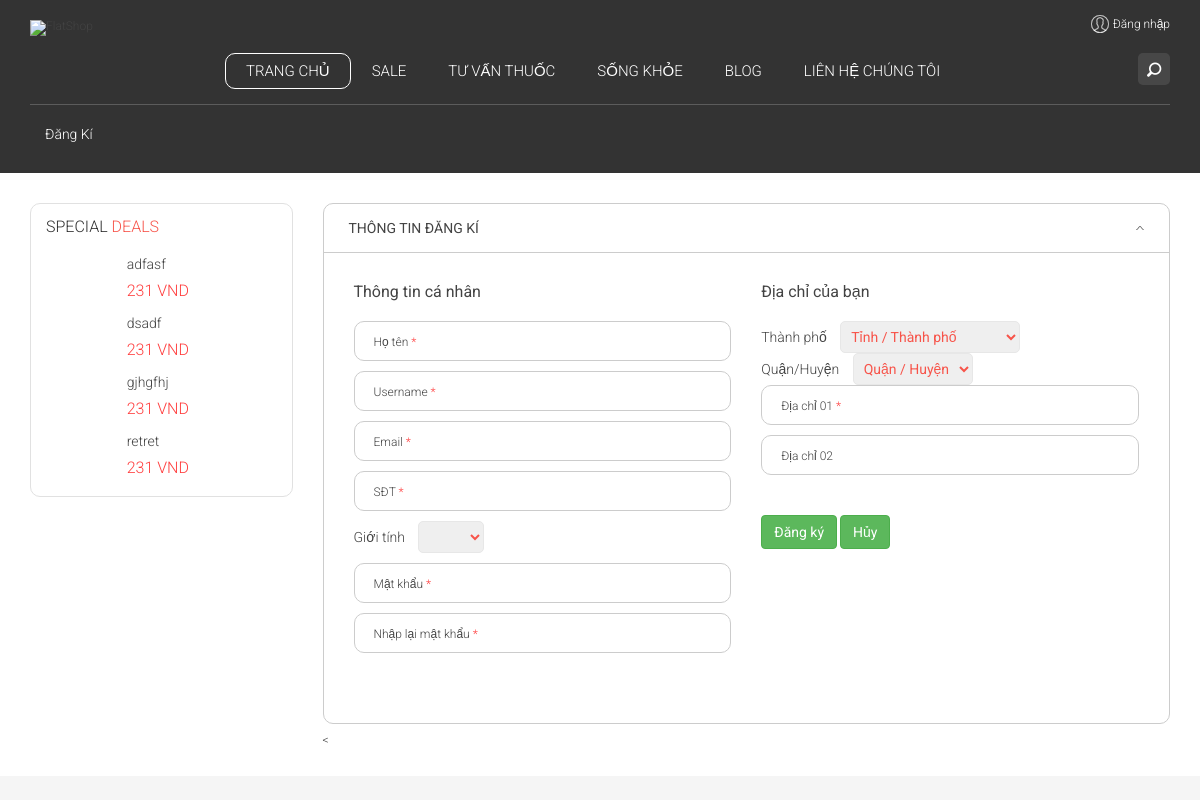
/register.php, run on an earlier commit of the app's database.
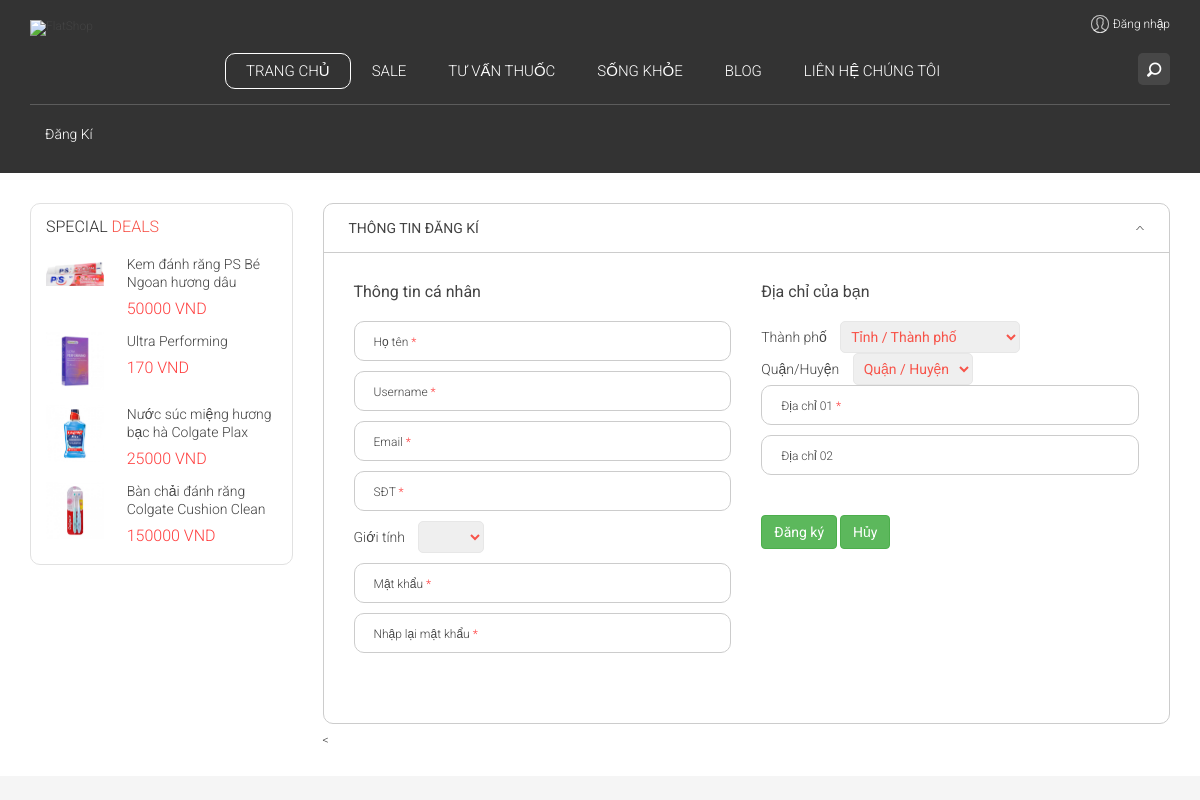
And on a later commit of the database.
### tables this page shows
CREATE TABLE IF NOT EXISTS `product` (
  `id` int(11) NOT NULL AUTO_INCREMENT,
  `brandid` int(11) NOT NULL,
  `name` varchar(50) NOT NULL,
  `des_product` longtext DEFAULT NULL,
  `price` float NOT NULL,
  `price_old` float NOT NULL,
  `image` varchar(500) DEFAULT NULL,
  `amount` int(11) NOT NULL,
  `created_at` datetime DEFAULT NULL,
  `updated_at` datetime DEFAULT NULL,
  PRIMARY KEY (`id`),
  KEY `fk_brandid` (`brandid`)
);

### Database/dbhelper.php (called while the page is built, shortened)
<?php
function executeResult($sql) {
	$con = mysqli_connect(HOST, USERNAME, PASSWORD, DATABASE);
	mysqli_set_charset($con,'UTF8');
	$result = mysqli_query($con, $sql);
	$data   = [];
	while ($row = mysqli_fetch_array($result, 1)) {
		$data[] = $row;
	}
	return $data;
}

### register.php (the view, shortened to what the changed rows need)
<?php
    require_once('Database/dbhelper.php');
?>
<!DOCTYPE html>
<html>
<head>
    <link href="css/bootstrap.css" rel="stylesheet">
    <link href="css/font-awesome.min.css" rel="stylesheet">
    <link rel="stylesheet" href="css/flexslider.css" type="text/css" media="screen" />
    <link href="css/style.css" rel="stylesheet" type="text/css">
</head>
<body>
    <div class="wrapper">
        <div class="header">
        <div class="container_fullwidth">
            <div class="container">
                <div class="row">
                    <div class="col-md-3">
                    <div class="special-deal leftbar" style="margin-top:0;">
                                <?php
                                $sql='SELECT id,name,price,image, ((price_old - price)/ price_old)*100 saleoff FROM product ORDER BY `saleoff` DESC LIMIT 4';
                                $special_deal=executeResult($sql);
                                foreach ($special_deal as $item ) {
                                    echo '<tr>
                                    <td> <div class="special-item"> </td>
                                    <td> <div class="product-image"> </td>
                                    <td>   <a href="details.php?id='.$item['id'].'"> </td>
                                        <td>    <img src="admin/images/'.$item['image'].'" alt=""> </td>
                                    <td>    </a> </td>
                                    <td> </div> </td>
                                    <td> <div class="product-info"> </td>
                                    <td>    <p> </td>
                                    <td>        <a href="details.php?id='.$item['id'].'"> </td>
                                    <td>           '.$item['name'].' </td>
                                        <td>    </a> </td>
                                    <td> </p>   </td>
                                    <td> <h5 class="price"> </td>
                                        <td>    '.$item['price'].' VND</td>
                                        <td></h5> </td>
                                    <td></div> </td>
                                <td></div></td>';
                                }
                                ?>
</body>
</html>

What changed in the data, as far as the page shows it:
removed product: name "adfasf", price "231"
removed product: name "dsadf", price "231"
removed product: name "gjhgfhj", price "231"
removed product: name "retret", price "231"
added product: image (picture), name "Kem đánh răng PS Bé Ngoan hương dâu", price "50000"
added product: image (picture), name "Ultra Performing", price "170"
added product: image (picture), name "Nước súc miệng hương bạc hà Colgate Plax", price "25000"
added product: image (picture), name "Bàn chải đánh răng Colgate Cushion Clean", price "150000"
